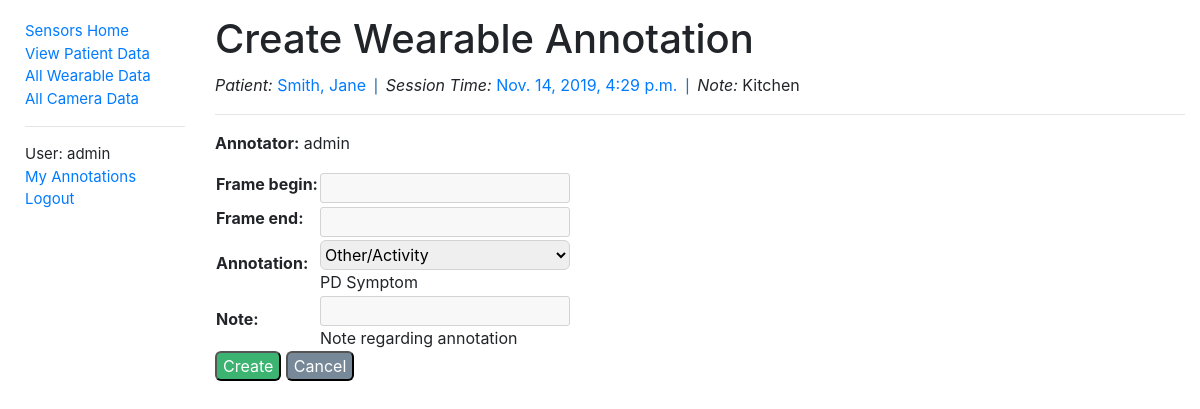
The page /sensors/wearabledata/a667c785059a4182b8f64a09910e2e2a/create/ (signed in) on the database its author committed.
### sensors/models.py (models this page shows, shortened)
class WearableData(models.Model):
    id = models.UUIDField(primary_key=True, default=uuid.uuid4, help_text='Unique ID for this wearable data')
    patient = models.ForeignKey('PatientData', on_delete=models.CASCADE, null=True, related_name='wearables')
    filename = models.FileField(upload_to='wearable/', help_text='Wearable data file')
    time = models.DateTimeField(help_text='Session date & time')
    note = models.CharField(max_length=500, help_text='Note regarding wearable data')
    class Meta:
        ordering = ['patient', '-time']
        permissions = (("can_alter_wearabledata", "Can create or edit wearable data entries."),)
    def get_absolute_url(self):
        return reverse('wearabledata-detail', args=[str(self.id)])

class PatientData(models.Model):
    id = models.AutoField(primary_key=True)
    first_name = models.CharField(max_length=50, help_text='Patient first name')
    last_name = models.CharField(max_length=50, help_text='Patient last name')
    date_of_birth = models.DateField(help_text='Patient date of birth')
    notes = models.CharField(max_length=500, help_text='Notes regarding patient')
    class Meta:
        ordering = ['last_name']
        permissions = (("can_alter_patientdata", "Can create or edit patient data entries."),)
    def get_absolute_url(self):
        return reverse('patientdata-detail', args=[str(self.id)])
    def __str__(self):
        return f'{self.last_name}, {self.first_name}'

### sensors/views.py (the view)
# urls.py: re_path(r'^wearabledata/(?P<uuid>[\w-]+)/create/$', views.create_wearable_annotation,
@permission_required('sensors.can_alter_wearableannotation')
def create_wearable_annotation(request, uuid):
    existing_wearable = get_object_or_404(WearableData, pk=uuid)
    if request.method == 'POST':
        form = WearableAnnotationCreateForm(request.POST)
        if form.is_valid():
            new_annotation = form.save(commit=False)
            new_annotation.wearable = existing_wearable
            new_annotation.annotator = request.user
            new_annotation.annotation = form.cleaned_data['annotation']
            new_annotation.save()
            return redirect('wearabledata-detail', pk=uuid)
    else:
        form = WearableAnnotationCreateForm()
    context = {
        'form': form,
        'wearable': existing_wearable,
    }
    return render(request, 'sensors/create_wearable_annotation.html', context)

### sensors/context_processors.py (called while the page is built)
def extra_context(request):
    return {'media_url': settings.MEDIA_URL}

### sensors/templates/sensors/create_wearable_annotation.html (shortened to what this page needs)
{% extends "base.html" %}
{% block content %}
  <div class="titleText">
    <h1>Create Wearable Annotation</h1>
  </div>
  <div>
    <em>Patient: </em>
    <a href="{{ wearable.patient.get_absolute_url }}" data-toggle="tooltip" data-placement="bottom"
               data-trigger="hover" title="Link to patient data page">{{ wearable.patient }}</a>
    <span class="vert-divider">|</span>
    <em>Session Time: </em>
    <a href="{{ wearable.get_absolute_url }}" data-toggle="tooltip" data-placement="bottom"
       data-trigger="hover" title="Link to wearable data page">{{ wearable.time }}</a>
    <span class="vert-divider">|</span>
    <em>Note:</em> {{ wearable.note }}
  </div>
  <hr>
  <form action="" method="post" class="form-group">
    <table>
      <p><strong>Annotator:</strong> {{ user.username }}</p>
      {{ form.as_table }}
    </table>
    <input type="submit" value="Create" class="saveButton" />
    <input type="button" value="Cancel" class="cancelButton" onclick="window.history.back()" />
  </form>
{% endblock %}

### sensors/templates/base.html (shortened to what this page needs)
<!DOCTYPE html>
<html xmlns="http://www.w3.org/1999/xhtml" lang="en-GB" xml:lang="en-GB">
<head>
  <link rel="stylesheet"
        href="https://stackpath.bootstrapcdn.com/bootstrap/4.1.3/css/bootstrap.min.css"
>
  {% load static %}
  <link rel="stylesheet"
        href="{% static 'css/styles.css' %}">
</head>
<body>
<div class="container-fluid">
  <div class="row">
    <div class="col-sm-2" style='font-size:15px;'>
      {% block sidebar %}
        <ul class="sidebar-nav">
          <li><a href="{% url 'index' %}">Sensors Home</a></li>
          {% if user.is_authenticated %}
            <li><a href="{% url 'patientdata' %}">View Patient Data</a></li>
            <li><a href="{% url 'wearabledata' %}">All Wearable Data</a></li>
            <li><a href="{% url 'cameradata' %}">All Camera Data</a></li>
            <hr>
            <li>User: {{ user.get_username }}</li>
            <li><a href="{% url 'my-annotations' %}">My Annotations</a></li>
            <li><a href="{% url 'logout'%}?next={{request.path}}">Logout</a></li>
          {% else %}
            <li><a href="{% url 'login'%}?next={{request.path}}">Login</a></li>
          {% endif %}
        </ul>
      {% endblock %}
    </div>
    <div class="col-sm-10" style=margin-top:15px;padding:10">
      {% block content %}{% endblock %}
    </div>
  </div>
</div>
</body>
</html>

### sensors/static/css/styles.css (style rules this page uses)
.sidebar-nav { margin-top: 20px; margin-left: 10px; padding: 0; list-style: none; }
.titleText { position: relative; }
.saveButton { background-color: mediumseagreen; color: white; height: 30px; border-radius: 6px; }
.cancelButton { background-color: lightslategrey; color: white; height: 30px; border-radius: 6px; }
.timestamp, .vert-divider, .annotationTimestamp { font-family: 'Roboto Mono', sans-serif; }
.vert-divider { font-size: 18px; color: #3071a9; }
.form-group { display: inline-block; }

### rows shown on the page
WearableData: patient "Smith, Jane", time "Nov. 14, 2019, 4:29 p.m.", note "Kitchen"

### other values the page prints
{{ user.get_username }} "admin"
{{ user.username }} "admin"
